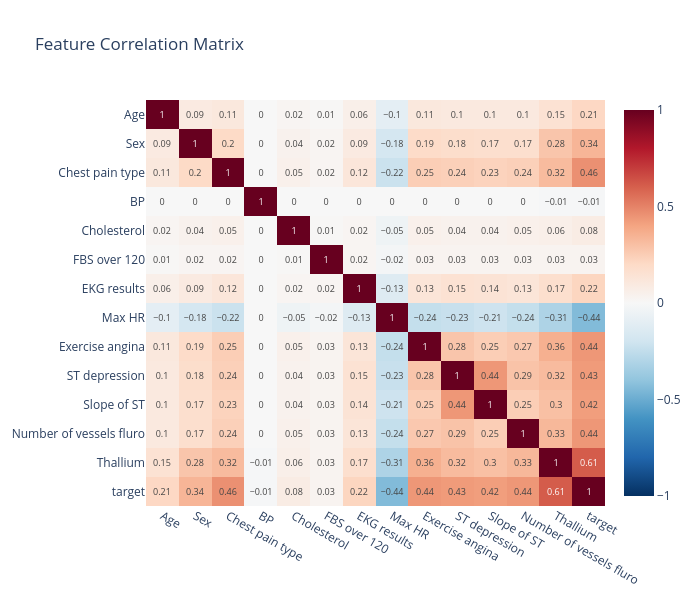

Notebook code for this chart:
### Code cell
# Correlation heatmap
corr = train[FEATURES + ['target']].corr()

fig = px.imshow(corr.round(2), text_auto=True, aspect='auto',
                color_continuous_scale='RdBu_r', zmin=-1, zmax=1,
                title='Feature Correlation Matrix')
fig.update_layout(height=600, width=700)
fig.show()

### Figure 1 — Plotly figure (JSON) as saved in the notebook; plotly's stock layout.template omitted (floating-point values rounded to 4 significant figures; data arrays with more than 128 entries replaced by an {"elided": "..."} marker saying what was removed)
{"data": [{"coloraxis": "coloraxis", "hovertemplate": "x: %{x}<br>y: %{y}<br>color: %{z}<extra></extra>", "name": "0", "texttemplate": "%{z}", "type": "heatmap", "x": ["Age", "Sex", "Chest pain type", "BP", "Cholesterol", "FBS over 120", "EKG results", "Max HR", "Exercise angina", "ST depression", "Slope of ST", "Number of vessels fluro", "Thallium", "target"], "xaxis": "x", "y": ["Age", "Sex", "Chest pain type", "BP", "Cholesterol", "FBS over 120", "EKG results", "Max HR", "Exercise angina", "ST depression", "Slope of ST", "Number of vessels fluro", "Thallium", "target"], "yaxis": "y", "z": {"elided": "14x14 float values"}}], "layout": {"coloraxis": {"cmax": 1, "cmin": -1, "colorscale": [[0, "rgb(5,48,97)"], [0.1, "rgb(33,102,172)"], [0.2, "rgb(67,147,195)"], [0.3, "rgb(146,197,222)"], [0.4, "rgb(209,229,240)"], [0.5, "rgb(247,247,247)"], [0.6, "rgb(253,219,199)"], [0.7, "rgb(244,165,130)"], [0.8, "rgb(214,96,77)"], [0.9, "rgb(178,24,43)"], [1, "rgb(103,0,31)"]]}, "height": 600, "title": {"text": "Feature Correlation Matrix"}, "width": 700, "xaxis": {"anchor": "y", "domain": [0, 1]}, "yaxis": {"anchor": "x", "autorange": "reversed", "domain": [0, 1]}}}
